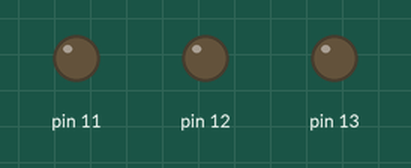
Bench run of a sketch on a simulated Arduino Uno, built with avr-gcc and run on an emulated ATmega328P. Parts: output pins drawn as LEDs (lit = HIGH).

Above: at 0.3 s.
At 0.7 s:
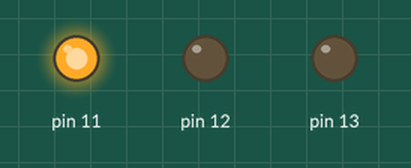
At 1.1 s:
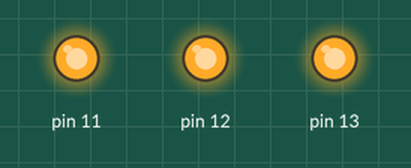
At 1.3 s:
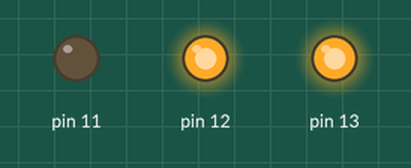
At 2.1 s:
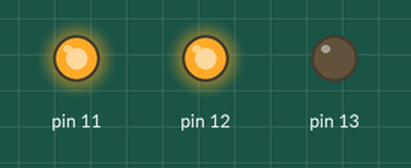
At 2.7 s:
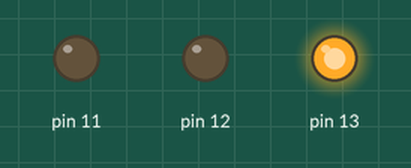
Timing chart, 0 to 3.0 s (numbered marks = the images above):
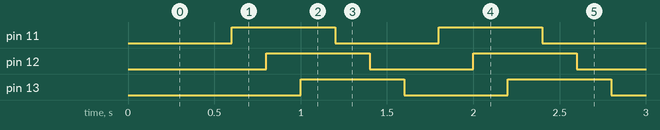

The sketch:

ledRunner.ino
```cpp
//翠园中学机器编程社
void setup()
{
    for (int i = 11; i < 14; i ++)
    {
        pinMode(i, OUTPUT);
    }
}

void loop()
{
    for (int i =11; i < 14; i ++)
    {
        digitalWrite(i, LOW);
        delay(200);
    }
    for (int i = 11; i < 14; i ++)
    {
        digitalWrite(i, HIGH);
        delay(200);
    }
}
```

Measured:
- by itself, pin 11–13: alternates HIGH for 0.60 s and LOW for 0.60 s
- by itself, everything shown: repeats every 1.2 s, in 6 steps
